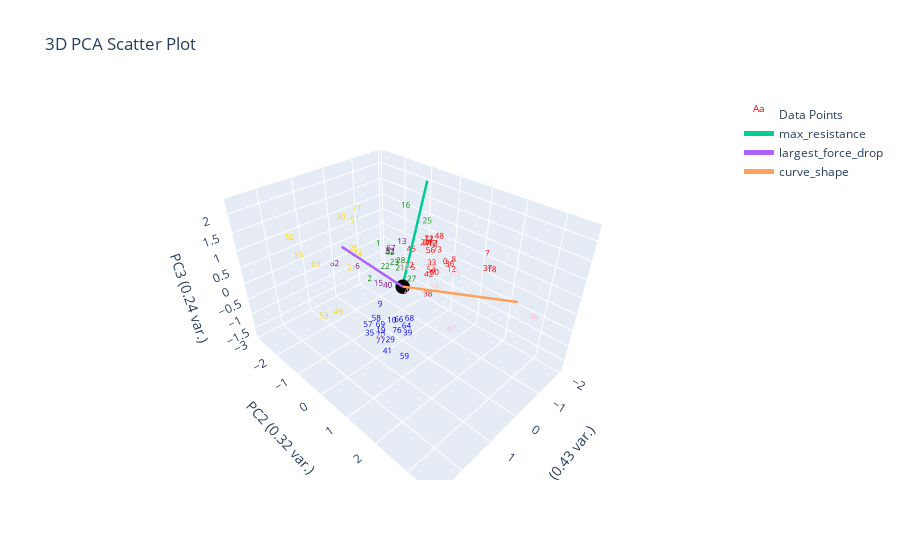

Notebook cell for this chart:
### Markdown cell above
# Optimum Feature #3:
- Maximum Resistance, Largest Force Drop, Curve Shape

### Code cell
kmeans_elbow = 6
optimum_features_1 = clustering_features_df[['max_resistance', 'largest_force_drop', 'curve_shape']]
kmeans = KMeans(n_clusters=kmeans_elbow, init="k-means++", n_init=100).fit(optimum_features_1)
plotting.plot_clusters_seperately(kmeans.labels_, optimum_features_1.index.tolist(), depth_resist_curve_df_list, data_features_df, "kmeans")
plotting.plot_pca(optimum_features_1, y_labels=kmeans.labels_, num_pc=3, graph_title="kmeans")

### Figure 1 — Plotly figure (JSON) as saved in the notebook; plotly's stock layout.template omitted (floating-point values rounded to 4 significant figures)
{"data": [{"mode": "text", "name": "Data Points", "text": ["0", "1", "2", "3", "4", "5", "6", "7", "8", "9", "10", "11", "12", "13", "14", "15", "16", "17", "18", "19", "20", "21", "22", "23", "24", "25", "26", "27", "28", "29", "30", "31", "32", "33", "34", "35", "36", "37", "38", "39", "40", "41", "42", "43", "44", "45", "46", "47", "48", "49", "50", "51", "52", "53", "54", "55", "56", "57", "58", "59", "60", "61", "62", "63", "64", "65", "66", "67", "68", "69", "70", "71", "72", "73", "74", "75", "76", "77"], "textfont": {"color": ["red", "green", "green", "red", "pink", "red", "purple", "red", "red", "blue", "blue", "red", "red", "purple", "pink", "purple", "green", "red", "red", "blue", "gold", "green", "green", "green", "red", "green", "gold", "green", "green", "blue", "pink", "gold", "red", "red", "pink", "blue", "red", "red", "red", "blue", "purple", "blue", "red", "green", "pink", "red", "pink", "pink", "red", "gold", "gold", "gold", "purple", "gold", "red", "gold", "red", "blue", "blue", "blue", "red", "red", "purple", "gold", "blue", "pink", "blue", "purple", "blue", "blue", "blue", "gold", "red", "red", "gold", "red", "blue", "blue"], "size": 8}, "type": "scatter3d", "x": [-1.299, 0.1219, 0.5055, -1.492, 0.8067, -0.832, -0.1571, -1.881, -1.424, 0.5077, 0.2682, -1.48, -1.245, -1.136, 0.6842, -0.1482, -0.4533, -1.461, -1.668, 0.7694, 0.778, -0.1825, 0.2081, -0.1746, -1.386, -0.7766, 1.386, 0.2415, 0.04099, 0.8995, 2.432, 1.19, -0.8179, -1.125, 0.7879, 1.663, -1.311, -1.642, -0.5832, 0.9743, -0.2298, 0.98, -0.9046, 0.2049, 0.2942, -1.116, -0.3582, 0.1708, -1.653, 2.688, 1.927, 1.561, -0.8209, 2.19, -1.005, 2.011, -1.314, 0.865, 0.621, 1.126, -1.002, -1.408, 0.1179, 1.996, 0.5118, -0.1397, 0.8739, -0.8867, 0.462, 0.6751, 0.9451, 0.7441, -1.497, -1.402, 0.8891, -1.422, 0.523, 1.196], "y": [0.3397, -0.7834, -0.7205, -0.2006, 0.9353, -0.4176, -2.039, 1.261, 0.526, -0.3399, -0.1418, -0.4539, 0.6162, -1.154, 1.679, -1.118, -0.3332, -0.2697, 1.599, -0.04355, -1.385, -0.2994, -0.4254, -0.48, -0.4942, 0.1012, -0.1806, 0.557, -0.02223, 0.4492, 1.811, -0.6082, -0.5569, 0.002175, 0.8365, 0.5566, 0.4845, 1.478, 0.3841, 1.15, -0.8325, 0.3869, 0.1026, -0.2477, 1.205, -0.7742, 3.575, 1.835, -0.2149, 0.8332, -2.005, 0.1332, -1.321, -0.5027, 0.1069, -1.541, -0.221, -0.4612, -0.3879, 1.195, 0.2246, -0.4442, -2.807, -0.8698, 0.6644, 1.606, 0.7486, -1.363, 0.7149, -0.1669, 0.1256, -0.8014, -0.4476, -0.05091, -0.6767, -0.3432, 0.3152, 0.405], "z": [0.004962, 0.7039, -0.1874, 0.2718, 0.4182, -0.3257, -0.7224, 0.42, 0.09601, -0.8316, -1.42, 0.2996, -0.0898, 0.07763, 0.8944, -0.872, 1.746, 0.2527, 0.1646, -1.419, 1.483, 0.02474, 0.1999, 0.1247, 0.2159, 1.351, 1.365, 0.3085, 0.4838, -1.35, 0.634, 0.5264, -0.3178, -0.11, 1.035, -0.5596, -0.006354, 0.1582, -0.6865, -0.618, -0.8379, -1.735, -0.3361, 0.701, 1.036, 0.0002388, 0.5324, -0.5651, 0.4283, 0.8395, 1.118, 2.263, -0.1979, -0.3502, -0.2408, 0.8539, 0.1046, -1.402, -1.283, -1.26, -0.2617, 0.229, -0.8675, 0.8918, -0.9802, 0.8047, -0.5024, -0.1285, -0.7241, -1.341, -1.358, 1.91, 0.3149, 0.1634, 0.7754, 0.227, -1.343, -1.223]}, {"marker": {"color": "black", "size": 5}, "mode": "markers", "name": "Origin", "showlegend": false, "type": "scatter3d", "x": [0], "y": [0], "z": [0]}, {"line": {"width": 5}, "mode": "lines+text", "name": "max_resistance", "textposition": "top center", "type": "scatter3d", "x": [0, -1.963], "y": [0, -1.011], "z": [0, 2.031]}, {"line": {"width": 5}, "mode": "lines+text", "name": "largest_force_drop", "textposition": "top center", "type": "scatter3d", "x": [0, 2.06], "y": [0, 0.3304], "z": [0, 2.155]}, {"line": {"width": 5}, "mode": "lines+text", "name": "curve_shape", "textposition": "top center", "type": "scatter3d", "x": [0, -0.9498], "y": [0, 2.805], "z": [0, 0.4779]}], "layout": {"autosize": true, "scene": {"xaxis": {"title": {"text": "PC1 (0.43 var.)"}}, "yaxis": {"title": {"text": "PC2 (0.32 var.)"}}, "zaxis": {"title": {"text": "PC3 (0.24 var.)"}}}, "title": {"text": "3D PCA Scatter Plot"}}}
